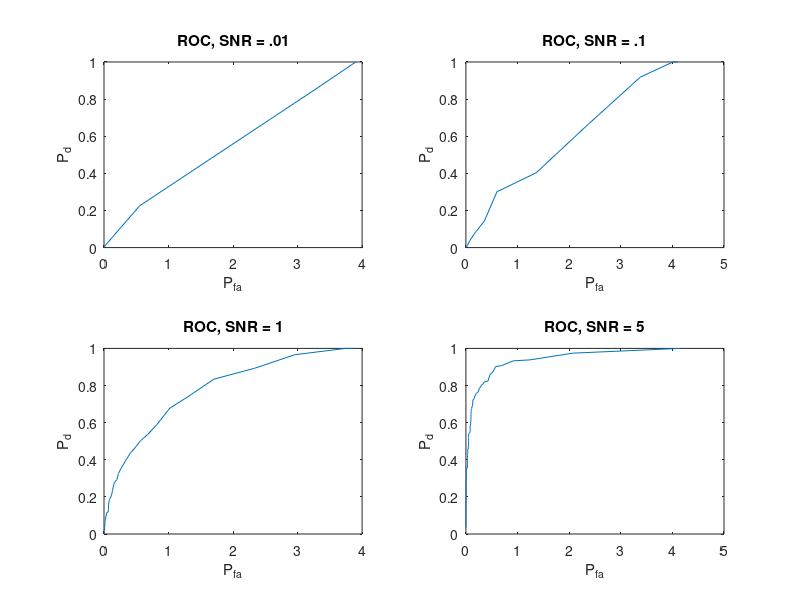

MATLAB code to generate this figure:
clear all; close all; clc;
% Koch Gaitan Nemati HW2 Stoch
%% Part 1 radar Detection

snr = 10; 
not_present_prob = .8;
num_sims = 1e3;
A = 1;
var = A/snr;

x = zeros(2,num_sims);
for i = 1:num_sims
    if rand > not_present_prob %is present
        x(1,i) = sqrt(var) * randn(1) + A;
        x(2,i) = 1;
    else %isnt present
        x(1,i) = sqrt(var) * randn(1);
        x(2,i) = 0;
    end
end

pdf_there = 1/(sqrt(2 * pi * var)) * exp(-(x(1,:) - A) .^ 2 / (2 * var));
pdf_not_there = 1/(sqrt(2 * pi * var)) * exp(-x(1,:) .^2 / (2 * var));
predictions = (pdf_there * (1 - not_present_prob) > pdf_not_there * not_present_prob);
accuracy = sum(predictions == x(2,:)) / num_sims; %error rate is 1 - accuracy

%ROC Calculations
snrs = [.01 .1 1 5]; 
etas = linspace(-1000,1000,10000);
pds = zeros(length(snrs),length(etas)); %storage for P_d's 
pfas = zeros(length(snrs),length(etas)); %storage for P_fa's
for i = 1:length(snrs)
    snr = snrs(i);
    var = A / snr;
    x = zeros(2,num_sims);
    for j = 1:num_sims %generate the data at this snr
        if rand > not_present_prob %is present
            x(1,j) = sqrt(var) * randn(1) + A;
            x(2,j) = 1;
        else %isnt present
            x(1,j) = sqrt(var) * randn(1);
            x(2,j) = 0;
        end
    end
    pdf_there = 1/(sqrt(2 * pi * var)) * exp(-(x(1,:) - A) .^ 2 / (2 * var));
    pdf_not_there = 1/(sqrt(2 * pi * var)) * exp(-x(1,:) .^2 / (2 * var));
    for j = 1:length(etas)
        eta = etas(j);    
        predictions = (pdf_there ./ pdf_not_there > eta);
        pds(i,j) = sum((predictions + x(2,:)) == 2) / sum(x(2,:) == 1);
        pfas(i,j) = sum((predictions - x(2,:)) == 1) / sum(x(2,:) == 1);
    end
end

figure(); 
subplot(2,2,1); plot(pfas(1,:),pds(1,:)); xlabel('P_f_a'); ylabel('P_d'); title('ROC, SNR = .01');
subplot(2,2,2);plot(pfas(2,:),pds(2,:)); xlabel('P_f_a'); ylabel('P_d'); title('ROC, SNR = .1');
subplot(2,2,3); plot(pfas(3,:),pds(3,:)); xlabel('P_f_a'); ylabel('P_d'); title('ROC, SNR = 1');
subplot(2,2,4); plot(pfas(4,:),pds(4,:)); xlabel('P_f_a'); ylabel('P_d'); title('ROC, SNR = 5');